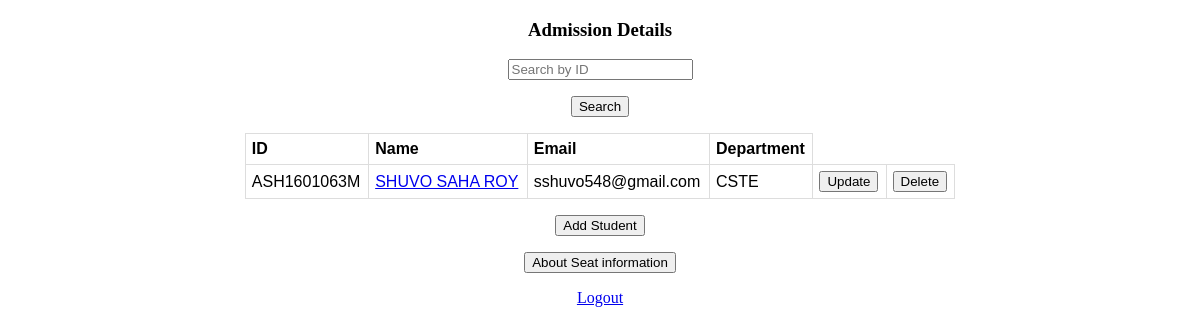
Before: /home (signed in) with the older database file.
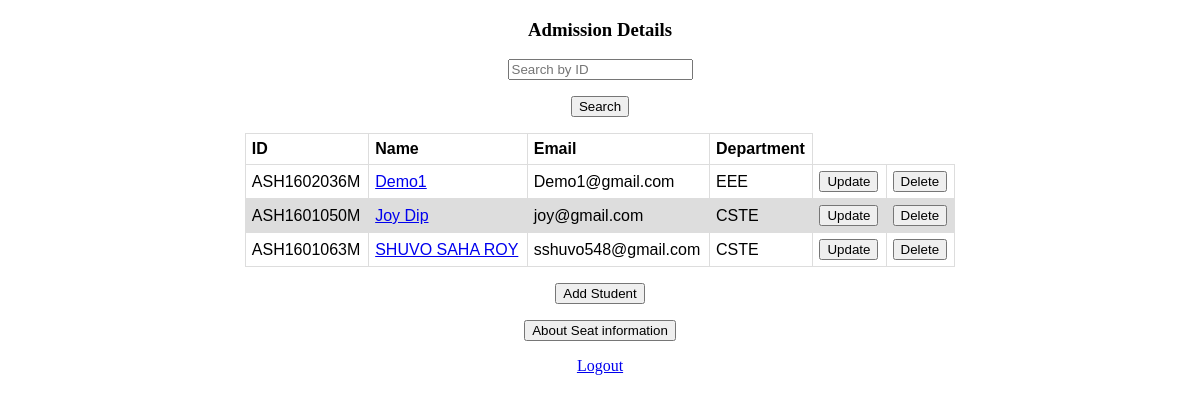
After: the same page with the newer database file.
### main_app/models.py (models this page shows, shortened)
class Students(db.Model):
    admission_num = db.Column(db.Integer, primary_key=True)
    id = db.Column(db.String(15), unique=True, nullable=False)
    name = db.Column(db.String(80), nullable=False)
    email = db.Column(db.String(120), unique=True, nullable=False)
    image_file = db.Column(db.String(20), nullable=False, default='default.jpg')
    department = db.Column(db.String(80), db.ForeignKey('departments.department_name'), nullable=False)

### main_app/routes.py (the view, shortened to what this page needs)
@app.route('/home',methods=['GET','POST'])
def home():
    if current_user.is_authenticated:
        students = Students.query.order_by(Students.admission_num.desc()).all()
        return render_template('home.html',students = students)
    else:
        flash(f"You have to Login First.")
        return redirect('/')

### main_app/models.py (called while the page is built)
@login_manager.user_loader
def load_user(user_id):
    return Users.query.get(int(user_id))

### main_app/templates/home.html (shortened to what this page needs)
{% extends "layout.html" %}
{% block content %}
<body>
    <center>
        <div>
            <h3>Admission Details</h3>
            <form action = "" method = "POST">
                 <p><input type = 'text' placeholder="Search by ID" name = 'search_box'/></p>
                 <p><input type = 'submit' value = 'Search'/></p>
             </form>
            <table class="table">
          <thead>
            <tr>
              <th>ID</th>
              <th>Name</th>
              <th>Email</th>
              <th>Department</th>
            </tr>
          </thead>
          <tbody>
            {% for student in students %}
            <tr>
              <td>{{student.id}}</td>
              <td><a href="{{url_for('profile', profile=student.name)}}">{{student.name}}</a></td>
              <td>{{student.email}}</td>
              <td>{{student.department}}</td>
              <td><a href="{{url_for('update_info', admission_id=student.admission_num)}}"><button>Update</button></a></td>
              <td><a href="{{url_for('delete_student', admission_id=student.admission_num)}}"><button>Delete</button></a></td>
            </tr>
            {% endfor %}
          </tbody>
        </table>
            <p><a href="/student_info"><button>Add Student</button></a></p>
            <p><a href="{{url_for('seat_details')}}"><button>About Seat information</button></a></p>
           <p><a href="{{url_for('logout')}}">Logout</a></p>
        </div>
    </center>
</body>
{% endblock content %}

### main_app/templates/layout.html (shortened to what this page needs)
<!DOCTYPE html>
<html lang="en">
<head>
    <link rel="stylesheet" type="text/css" href="{{url_for('static',filename='main.css')}}">
</head>
<body>
    {% block content %}
    {% endblock %}
</body>
</html>

### main_app/static/main.css (style rules this page uses)
table { font-family: arial, sans-serif; border-collapse: collapse; width: 60%; }
td, th { border: 0.5px solid #dddddd; text-align: left; padding: 6px; }
tr:nth-child(even) { background-color: #dddddd; }

Changed rows visible on the page:
added Students: id "ASH1602036M", name "Demo1", email "Demo1@gmail.com", department "EEE"
added Students: id "ASH1601050M", name "Joy Dip", email "joy@gmail.com", department "CSTE"
